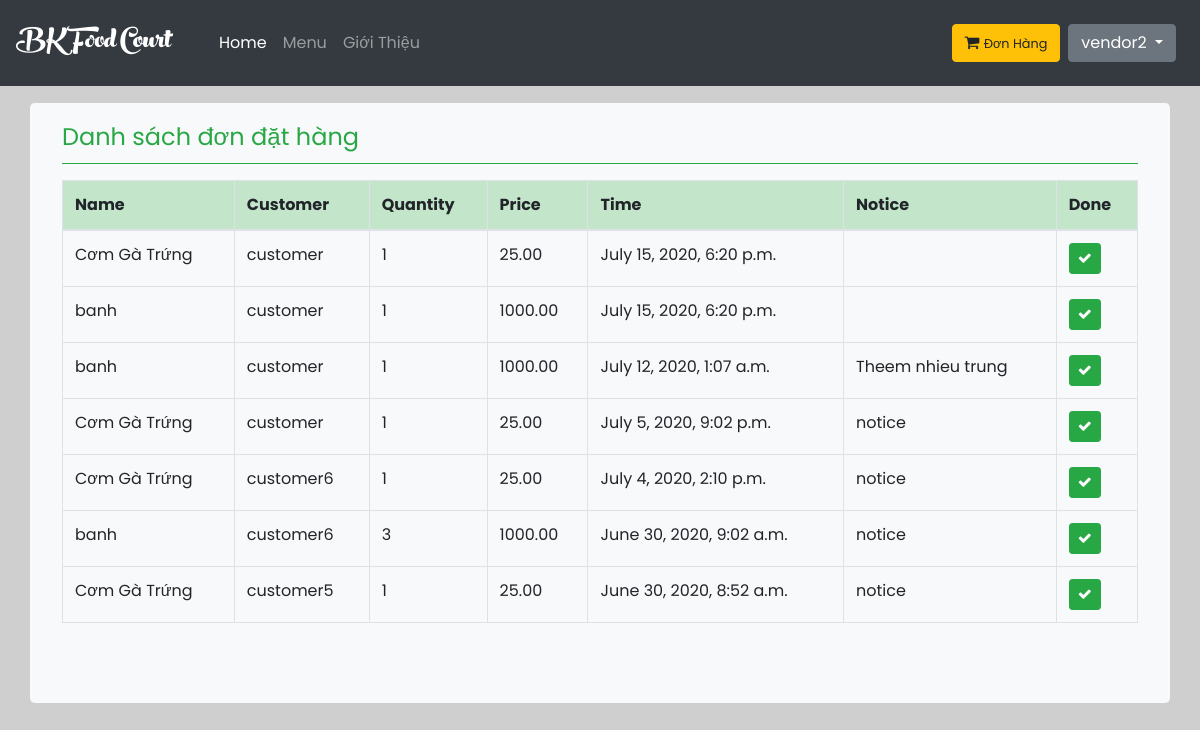
Page /donhang/ (signed in) on the earlier database version.
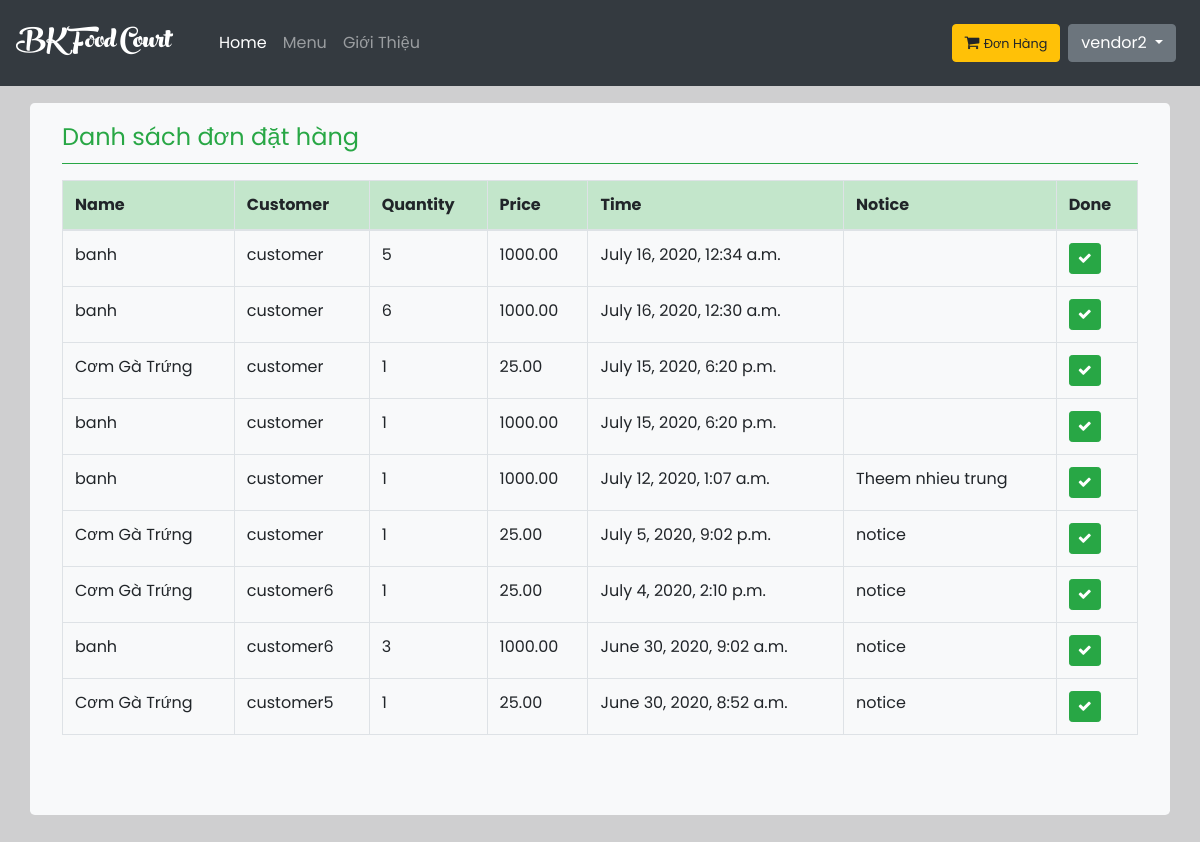
Same page on the later database version.
### home/models.py (models this page shows, shortened)
class PayDone(models.Model):
    customer = models.ForeignKey(User, null=True, on_delete=models.CASCADE, limit_choices_to={
        'is_staff': False
    }, related_name='customer')
    vendor = models.ForeignKey(User, null=True, on_delete=models.CASCADE, limit_choices_to={
        'is_staff': True
    }, related_name='vendor')
    food = models.CharField(max_length=200)
    quantity = models.IntegerField(default=1)
    price = models.DecimalField(max_digits=10, decimal_places=2)
    date_pay = models.DateTimeField(default=timezone.now())
    notice = models.TextField(blank=True,default='')
    class Meta:
        ordering = ('-date_pay',)

### menu/views.py (the view, shortened to what this page needs)
# urls.py: path('donhang/', views.don_hang_view, name='donhang'),
def don_hang_view(request):
    order = PayDone.objects.filter(vendor_id=request.user.id)
    context = {
        'orders': order
    }
    return render(request, 'menu/donhang.html', context)

### Food/processor.py (called while the page is built)
def context(request):
    return {
        'list': foods.objects.all(),
    }

### templates/menu/donhang.html (shortened to what this page needs)
{% extends 'home/base.html' %}
{% block container %}
    <div class="container jumbotron mt-3 pt-3 bg-light">
        <fieldset class="border-bottom border-success mb-3">
            <legend class="text-success">Danh sách đơn đặt hàng</legend>
        </fieldset>
        <table class="table table-{1:striped|sm|bordered|hover|inverse} table-inverse table-bordered">
            <thead class="thead-inverse|thead-default table-bordered table-success">
            <tr>
                <th>Name</th>
                <th>Customer</th>
                <th>Quantity</th>
                <th>Price</th>
                <th>Time</th>
                <th>Notice</th>
                <th>Done</th>
            </tr>
            </thead>
            <tbody>
            {% for order in orders %}
                <tr>
                    <td scope="row">{{ order.food }}</td>
                    <td>{{ order.customer }}</td>
                    <td>{{ order.quantity }}</td>
                    <td>{{ order.price }}</td>
                    <td>{{ order.date_pay }}</td>
                    <td>
                        {{ order.notice }}
                    </td>
                    <td>
                        <form method="post">
                            <button class="btn btn-success btn-sm"><i class="fa fa-check"></i></button>
                        </form>
                    </td>
                </tr>
            {% endfor %}
            </tbody>
        </table>
    </div>
{% endblock %}

### templates/home/base.html (shortened to what this page needs)
<!DOCTYPE html>
<html lang="en">
<head>
    {% load static %}
    <link rel="stylesheet" href="{% static 'bootstrap/css/bootstrap.min.css' %}">
    <link rel="stylesheet" type="text/css" href="{% static 'home/CSS/style.css' %}"/>
    <link rel="stylesheet" href="https://cdnjs.cloudflare.com/ajax/libs/font-awesome/4.7.0/css/font-awesome.min.css">
    <link rel="stylesheet" href="https://cdnjs.cloudflare.com/ajax/libs/toastr.js/latest/toastr.min.css">
</head>
<body style="padding-top: 65pt">
<nav class="navbar navbar-expand-md navbar-dark bg-dark fixed-top">
    <a href="{% url 'home' %}" class="navbar-brand">
        <div class="logo">
            BK Food Court
        </div>
    </a>
    <div class="collapse navbar-collapse ml-md-4" id="navbarCollapse">
        <div class="navbar-nav">
            <a href="{% url 'home' %}" class="nav-item nav-link active">Home</a>
            <a href="{% url 'menu' %}" class="nav-item nav-link">Menu</a>
            <a href="{% url 'intro' %}" class="nav-item nav-link">Giới Thiệu</a>
        </div>
        <div class="navbar-nav ml-auto">
            {% if user.is_authenticated %} {% if user.is_staff %}
                <a href="{% url 'donhang' %}">
                    <button class="btn btn-warning mr-2"><i class="fa fa-shopping-cart" aria-hidden="true"></i>
                        <small>Đơn Hàng</small>
                    </button>
                </a>
                <div class="dropdown">
                    <button class="btn btn-secondary dropdown-toggle mr-sm-2" type="button" id="dropdownMenuButton"
                            data-toggle="dropdown" aria-haspopup="true" aria-expanded="false">
                        {{ user.get_username }}
                    </button>
                </div>
            {% endif %} {% else %}
                <a class="btn btn-secondary nav-item mr-sm-2" href="{% url 'login' %}">Đăng nhập
                </a>
                <a class="btn nav-item btn-outline-light mr-sm-2" href="{% url 'register' %}">Đăng kí
                </a> {% endif %}
        </div>
    </div>
</nav>
 {% block container %} {% endblock container %} {% block script %} {% endblock script %}
</body>
</html>

### static/home/CSS/style.css (style rules this page uses)
html { height: 100%; }
body { font-family: "Poppins", sans-serif; padding: 0pt ; height: 200%; background-color: rgba(175, 175, 177, 0.6); }
.logo { font-family: peachcream !important; font-size: 40px; color: white; transition: 0.9s; }

Differences in the rows shown:
added PayDone: food "banh", customer "customer", quantity "5", price "1000.00", date_pay "July 16, 2020, 12:34 a.m."
added PayDone: food "banh", customer "customer", quantity "6", price "1000.00", date_pay "July 16, 2020, 12:30 a.m."
